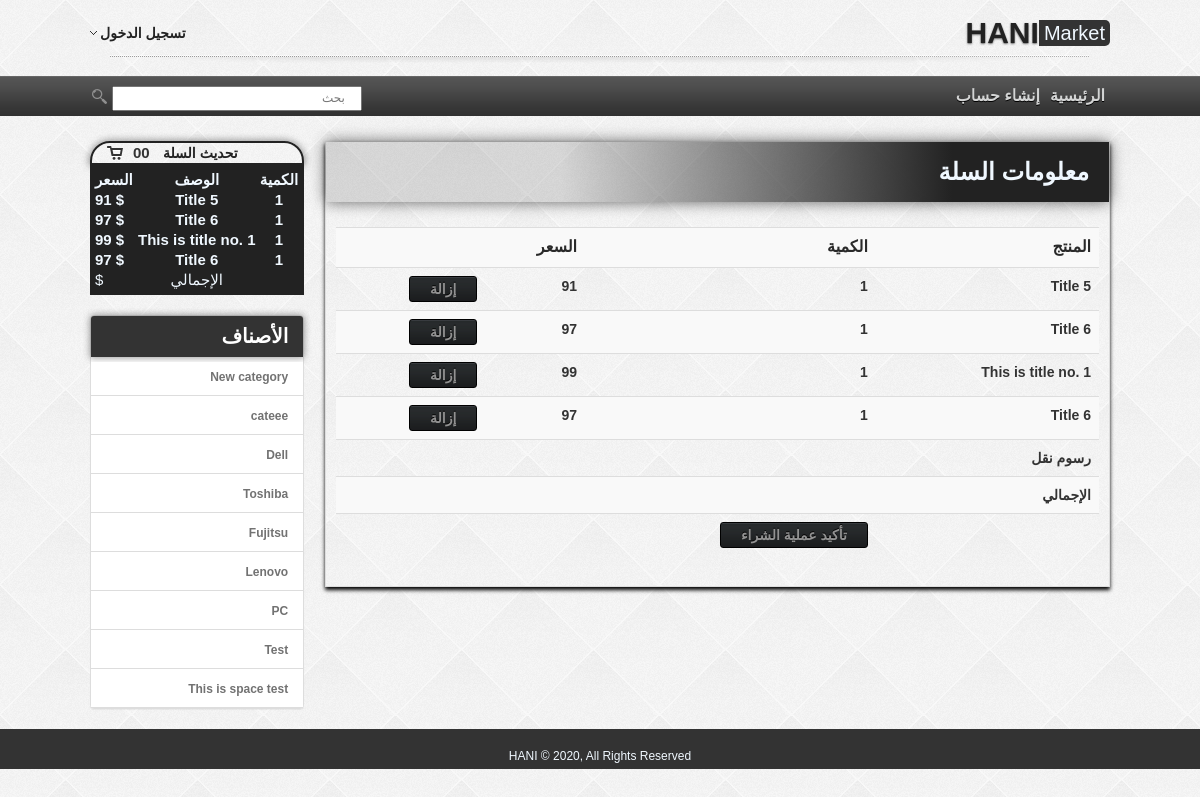
The app's page /cart.php with its own data.
### tables this page shows
CREATE TABLE IF NOT EXISTS `cart` (
  `id` int(3) NOT NULL AUTO_INCREMENT,
  `p_id` int(3) NOT NULL,
  `user_id` int(3) NOT NULL,
  `p_name` varchar(100) NOT NULL,
  `qty` int(5) NOT NULL,
  `price` float NOT NULL,
  PRIMARY KEY (`id`),
  KEY `p_id` (`p_id`,`user_id`),
  KEY `user_id` (`user_id`)
);

CREATE TABLE IF NOT EXISTS `categories` (
  `id` int(10) NOT NULL AUTO_INCREMENT,
  `name` varchar(100) NOT NULL,
  PRIMARY KEY (`id`)
);

### cart.php (the view, shortened to what this page needs)
<?php include ("includes/header.php");
$sql=mysqli_query($con,"select * from cart");
?>
    <div class="products-container">
        <div class="container_title">
            <h1>معلومات السلة</h1>
        </div>
        <div class="clear-fix">
            <div class="products-body">
                <table class="table table-striped">
                    <tr>
                        <th>المنتج</th>
                        <th>الكمية</th>
                        <th>السعر</th>
                        <th></th>
                    </tr>
                    <?php while ($row=mysqli_fetch_array($sql)): ?>
                    <tr>
                        <td>
                            <?php echo $row ['p_name'];?>
                        </td>
                        <td>
                            <?php echo $row ['qty'];?>
                        </td>
                        <td>
                            <?php echo $row ['price'];?>
                        </td>
                        <td>
                            <form method="post" action="cart.php">
                                <input type="submit" name="remove" class="black-btn-pro" value="إزالة">
                            </form>
                        </td>
                    </tr>
                    <?php endwhile; ?>
                    <tr>
                        <td>رسوم نقل</td>
                        <td></td>
                        <td></td>
                        <td></td>
                    </tr>
                    <tr>
                        <td>الإجمالي</td>
                        <td></td>
                        <td></td>
                        <td></td>
                    </tr>
                    <tr>
                        <td></td>
                        <td><input type="submit" name="remove" class="black-btn-pro" value="تأكيد عملية الشراء"></td>
                        <td></td>
                        <td></td>
                    </tr>
                </table>
            </div>
        </div>
    </div>
    <?php include'includes/footer.php'; ?>

### includes/header.php (shortened to what this page needs)
<?php
include ("library/database.php");
$categories= "select * from categories";
$run_category = mysqli_query ($con,$categories);
$cart = mysqli_query($con,"select * from cart");
?>
    <!DOCTYPE html>
    <html dir="rtl">
    <head>
        <link rel="stylesheet" href="css/style.css" type="text/css" media="all" />
    </head>
    <body>
        <header class="main-header">
            <div class="top_header">
                <a href="index.php" class="logo">HANI<span class="market">Market</span></a>
                <?php if (!isset($_COOKIE['user_name'])) :?>
                <input type="button" class="account" value="تسجيل الدخول">
                <?php else :?>
                <a href="#" class="account">مرحباً <?php echo $_COOKIE['user_name']; ?></a>
                <?php endif ; ?>
            </div>
        </header>
        <div class="navbar">
            <div class="main-navbar">
                <ul class="right-nav">
                    <li><a href="index.php">الرئيسية</a></li>
                    <li><a href="register.php">إنشاء حساب</a></li>
                </ul>
                <div class="search">
                    <form action="search.php" method="get" enctype="multipart/form-data">
                        <input type="text" name="value" placeholder="بحث" class="search-input" />
                        <input type="submit" name="search" class="search-submit" />
                    </form>
                </div>
            </div>
        </div>
        <div id="body-wrapper">
            <div class="sidebar">
                <div class="row">
                    <form action="cart.php" method="post">
                        <div class="table-head">
                            <table cellpadding="5" cellspacing="1" style="width:100%" border="none">
                                <tr>
                                    <th class="cart-ico"></th>
                                    <th>
                                        00
                                    </th>
                                    <th><a href="cart.php">تحديث السلة</a></th>
                                </tr>
                            </table>
                        </div>
                    </form>
                    <div class="cart-block">
                        <form action="header.php" method="post">
                            <table cellpadding="5" cellspacing="1" style="width:100%" border="none">
                                <tr>
                                    <th style="text-align:center">الكمية</th>
                                    <th style="text-align:center">الوصف</th>
                                    <th style="text-align:left">السعر</th>
                                </tr>
                                <?php while ($row=mysqli_fetch_array($cart)):?>
                                <tr>
                                    <th style="text-align:center">
                                        <?php echo $row['qty'];?>
                                    </th>
                                    <th style="text-align:center">
                                        <?php echo $row['p_name'];?>
                                    </th>
                                    <th style="text-align:left">
                                        $
                                        <?php echo $row['price'];?>
                                    </th>
                                </tr>
                                <?php endwhile; ?>
                                <tr>
                                    <td>
                                    </td>
                                    <td style="text-align:center">الإجمالي</td>
                                    <td style="text-align:left">$
                                    </td>
                                </tr>
                            </table>
                        </form>
                    </div>
                    <div class="cate-panel">
                        <div class="panel-header">
                            <h3 class="panel-title">الأصناف</h3>
                        </div>
                        <?php while ($row=mysqli_fetch_array($run_category)) : ?>
                        <ul class="list-group">
                            <li class="list-group-item">
                                <a href="products.php?category_id=<?php echo $row['id'];?>">
                                    <?php echo $row ['name']; ?>
                                </a>
                            </li>
                        </ul>
                        <?php endwhile ; ?>
                    </div>
                </div>
            </div>

### records on screen
cart: qty "1", p_name "Title 5", price "91"
cart: qty "1", p_name "Title 6", price "97"
cart: qty "1", p_name "This is title no. 1", price "99"
cart: qty "1", p_name "Title 6", price "97"
categories: name "New category"
categories: name "cateee"
categories: name "Dell"
categories: name "Toshiba"
categories: name "Fujitsu"
categories: name "Lenovo"
categories: name "PC"
categories: name "Test"
categories: name "This is space test"
